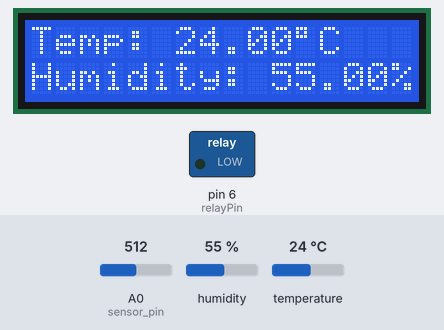
Bench run of a sketch on a simulated Arduino Uno, built with avr-gcc and run on an emulated ATmega328P. Shown: 16×2 character LCD, switched loads named in the sketch (green lamp = pin HIGH). Inputs (shaded band) come from the test bench; at power-on: A0 (sensor_pin) = 512, humidity 55 %, temperature 24 °C.

Above: at 1.2 s.
1.3 s: A0 (sensor_pin) set to 407
At 3.4 s:
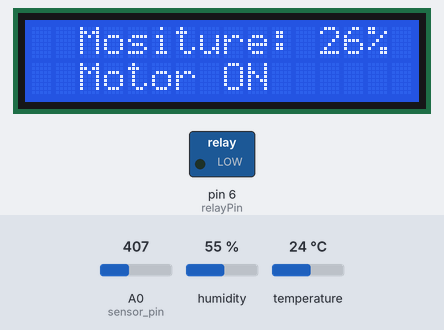
10.6 s: A0 (sensor_pin) set to 374
At 11.5 s:
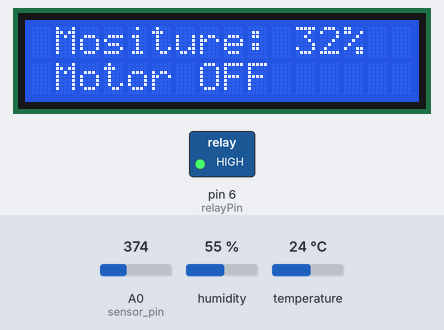
19.6 s: humidity set to 22 %
At 23.9 s:
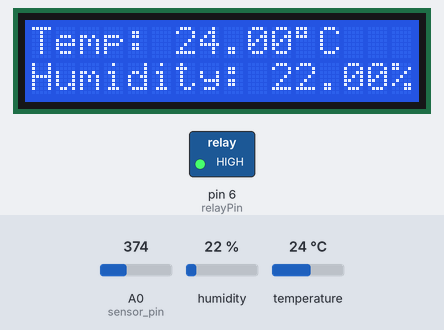
26.2 s: temperature set to 12 °C
At 28.6 s:
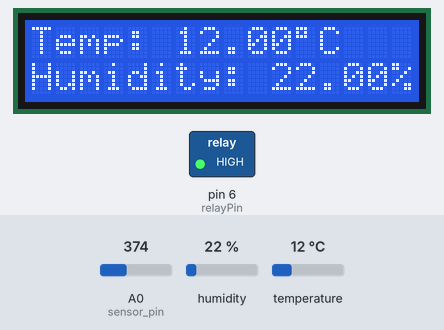
31.6 s: humidity set to 40 %
At 33.2 s:
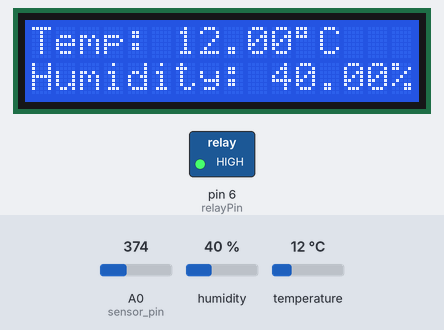
37.0 s: A0 (sensor_pin) set to 306
At 39.6 s:
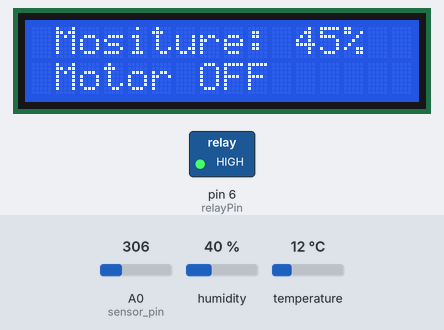
Timing chart, 0 to 41.1 s (numbered marks = the images above; inputs shaded):
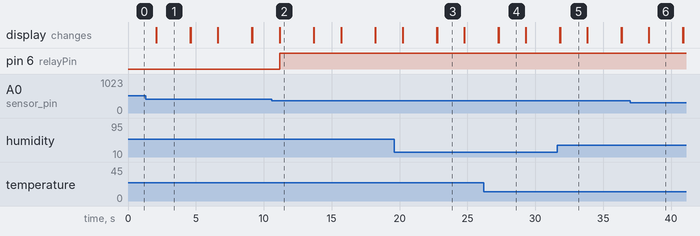

The sketch:

Code.ino
```cpp
#include <dht.h>
#include <LiquidCrystal.h>

LiquidCrystal lcd(7,8,9,10,11,12);

dht DHT;

#define DHT11_PIN 5

int sensor_pin = A0; // Soil Sensor input at Analog PIN A0
int output_value ;
int relayPin = 6;

void setup(){
  lcd.begin(16, 2);
  pinMode(sensor_pin, INPUT);
  pinMode(relayPin, OUTPUT);
}

void loop(){
  int chk = DHT.read11(DHT11_PIN);
  lcd.setCursor(0,0);
  lcd.print("Temp: ");
  lcd.print(DHT.temperature);
  lcd.print((char)223);
  lcd.print("C");

  lcd.setCursor(0,1);
  lcd.print("Humidity: ");
  lcd.print(DHT.humidity);
  lcd.print("%");
  delay(2000);

  lcd.setCursor(23,0);
  lcd.autoscroll();
  output_value= analogRead(sensor_pin);
  output_value = map(output_value,550,10,0,100);
  lcd.print("Mositure: ");
  lcd.print(output_value);
  lcd.print("%");

  lcd.setCursor(23,1);
  if(output_value<30){
  digitalWrite(relayPin, LOW);
  lcd.print("Motor ON");
 }
 else
 {
  digitalWrite(relayPin, HIGH);
  lcd.print("Motor OFF");
 }

  delay(2500);
  lcd.noAutoscroll();
  lcd.clear();
}
```

Measured:
- the behaviour switches between 389 and 388 on A0 (sensor_pin) (found by bisection; images 1 and 2)
- after the input at 10.6 s, pin 6 (relayPin): LOW → HIGH after 0.56 s; the display: changes after 0.56 s (image 2)
- what the display in image 1 shows lasts 2.5 s, from 2.1 s to 4.6 s
- what the display in image 3 shows lasts 2.0 s, from 22.8 s to 24.8 s
